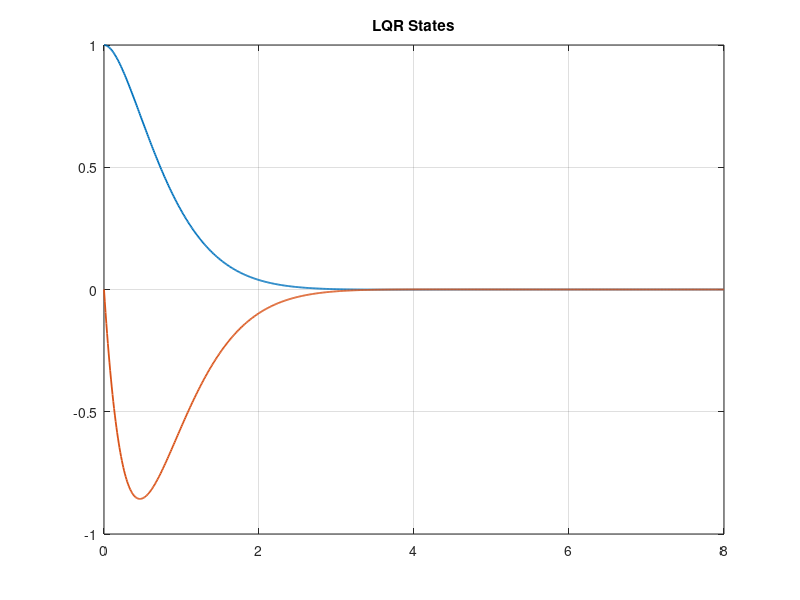

Write MATLAB code to recreate this figure.
root=fileparts(mfilename('fullpath'));A=[0 1;-2 -3];B=[0;1];C=[1 0];D=0;Q=diag([10 1]);R=0.5;
controllable=rank(ctrb(A,B))==2;K=lqr(A,B,Q,R);poles=eig(A-B*K);sys=ss(A-B*K,zeros(2,1),C,D);[y,t,x]=initial(sys,[1;0],0:0.01:8);
result=struct('controllable',controllable,'K',K,'poles_real',real(poles),'poles_imag',imag(poles),'stable',all(real(poles)<0),'final_state_norm',norm(x(end,:)));
save(fullfile(root,'result.mat'),'result','t','y','x');figure('Visible','off');plot(t,x,'LineWidth',1.3);grid on;title('LQR States');exportgraphics(gcf,fullfile(root,'result.png'));close(gcf);
